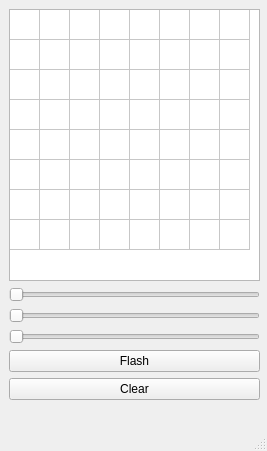
<?xml version="1.0" encoding="UTF-8"?>
<ui version="4.0">
 <class>MainWindow</class>
 <widget class="QMainWindow" name="MainWindow">
  <property name="geometry">
   <rect>
    <x>0</x>
    <y>0</y>
    <width>267</width>
    <height>451</height>
   </rect>
  </property>
  <property name="maximumSize">
   <size>
    <width>300</width>
    <height>500</height>
   </size>
  </property>
  <property name="windowTitle">
   <string>MainWindow</string>
  </property>
  <widget class="QWidget" name="centralwidget">
   <widget class="QWidget" name="verticalLayoutWidget">
    <property name="geometry">
     <rect>
      <x>9</x>
      <y>9</y>
      <width>251</width>
      <height>391</height>
     </rect>
    </property>
    <layout class="QVBoxLayout" name="verticalLayout">
     <item>
      <widget class="QTableWidget" name="table">
       <property name="maximumSize">
        <size>
         <width>350</width>
         <height>550</height>
        </size>
       </property>
       <property name="editTriggers">
        <set>QAbstractItemView::NoEditTriggers</set>
       </property>
       <property name="selectionMode">
        <enum>QAbstractItemView::SingleSelection</enum>
       </property>
       <property name="showGrid">
        <bool>true</bool>
       </property>
       <property name="wordWrap">
        <bool>true</bool>
       </property>
       <property name="rowCount">
        <number>8</number>
       </property>
       <property name="columnCount">
        <number>8</number>
       </property>
       <attribute name="horizontalHeaderVisible">
        <bool>false</bool>
       </attribute>
       <attribute name="horizontalHeaderMinimumSectionSize">
        <number>30</number>
       </attribute>
       <attribute name="horizontalHeaderDefaultSectionSize">
        <number>30</number>
       </attribute>
       <attribute name="horizontalHeaderHighlightSections">
        <bool>false</bool>
       </attribute>
       <attribute name="verticalHeaderVisible">
        <bool>false</bool>
       </attribute>
       <attribute name="verticalHeaderMinimumSectionSize">
        <number>30</number>
       </attribute>
       <attribute name="verticalHeaderHighlightSections">
        <bool>false</bool>
       </attribute>
       <row/>
       <row/>
       <row/>
       <row/>
       <row/>
       <row/>
       <row/>
       <row/>
       <column/>
       <column/>
       <column/>
       <column/>
       <column/>
       <column/>
       <column/>
       <column/>
      </widget>
     </item>
     <item>
      <widget class="QSlider" name="rSlider">
       <property name="maximum">
        <number>255</number>
       </property>
       <property name="orientation">
        <enum>Qt::Horizontal</enum>
       </property>
      </widget>
     </item>
     <item>
      <widget class="QSlider" name="gSlider">
       <property name="maximum">
        <number>255</number>
       </property>
       <property name="orientation">
        <enum>Qt::Horizontal</enum>
       </property>
      </widget>
     </item>
     <item>
      <widget class="QSlider" name="bSlider">
       <property name="maximum">
        <number>255</number>
       </property>
       <property name="orientation">
        <enum>Qt::Horizontal</enum>
       </property>
      </widget>
     </item>
     <item>
      <widget class="QPushButton" name="flashBtn">
       <property name="text">
        <string>Flash</string>
       </property>
      </widget>
     </item>
     <item>
      <widget class="QPushButton" name="clearBtn">
       <property name="text">
        <string>Clear</string>
       </property>
      </widget>
     </item>
    </layout>
   </widget>
  </widget>
  <widget class="QStatusBar" name="statusbar"/>
  <widget class="QMenuBar" name="menuBar">
   <property name="geometry">
    <rect>
     <x>0</x>
     <y>0</y>
     <width>267</width>
     <height>22</height>
    </rect>
   </property>
  </widget>
 </widget>
 <resources/>
 <connections>
  <connection>
   <sender>flashBtn</sender>
   <signal>clicked()</signal>
   <receiver>MainWindow</receiver>
   <slot>flash()</slot>
   <hints>
    <hint type="sourcelabel">
     <x>59</x>
     <y>383</y>
    </hint>
    <hint type="destinationlabel">
     <x>24</x>
     <y>427</y>
    </hint>
   </hints>
  </connection>
  <connection>
   <sender>clearBtn</sender>
   <signal>clicked()</signal>
   <receiver>MainWindow</receiver>
   <slot>clear()</slot>
   <hints>
    <hint type="sourcelabel">
     <x>113</x>
     <y>416</y>
    </hint>
    <hint type="destinationlabel">
     <x>89</x>
     <y>425</y>
    </hint>
   </hints>
  </connection>
  <connection>
   <sender>rSlider</sender>
   <signal>valueChanged(int)</signal>
   <receiver>MainWindow</receiver>
   <slot>rSliderChange(int)</slot>
   <hints>
    <hint type="sourcelabel">
     <x>82</x>
     <y>291</y>
    </hint>
    <hint type="destinationlabel">
     <x>263</x>
     <y>309</y>
    </hint>
   </hints>
  </connection>
  <connection>
   <sender>gSlider</sender>
   <signal>valueChanged(int)</signal>
   <receiver>MainWindow</receiver>
   <slot>gSliderChange(int)</slot>
   <hints>
    <hint type="sourcelabel">
     <x>218</x>
     <y>325</y>
    </hint>
    <hint type="destinationlabel">
     <x>264</x>
     <y>341</y>
    </hint>
   </hints>
  </connection>
  <connection>
   <sender>bSlider</sender>
   <signal>valueChanged(int)</signal>
   <receiver>MainWindow</receiver>
   <slot>bSliderChange(int)</slot>
   <hints>
    <hint type="sourcelabel">
     <x>182</x>
     <y>349</y>
    </hint>
    <hint type="destinationlabel">
     <x>242</x>
     <y>427</y>
    </hint>
   </hints>
  </connection>
  <connection>
   <sender>table</sender>
   <signal>cellEntered(int,int)</signal>
   <receiver>MainWindow</receiver>
   <slot>click(int,int)</slot>
   <hints>
    <hint type="sourcelabel">
     <x>46</x>
     <y>55</y>
    </hint>
    <hint type="destinationlabel">
     <x>7</x>
     <y>84</y>
    </hint>
   </hints>
  </connection>
  <connection>
   <sender>table</sender>
   <signal>cellPressed(int,int)</signal>
   <receiver>MainWindow</receiver>
   <slot>click(int,int)</slot>
   <hints>
    <hint type="sourcelabel">
     <x>57</x>
     <y>114</y>
    </hint>
    <hint type="destinationlabel">
     <x>6</x>
     <y>127</y>
    </hint>
   </hints>
  </connection>
 </connections>
 <slots>
  <slot>flash()</slot>
  <slot>clear()</slot>
  <slot>rSliderChange(int)</slot>
  <slot>gSliderChange(int)</slot>
  <slot>bSliderChange(int)</slot>
  <slot>click(int,int)</slot>
 </slots>
</ui>
